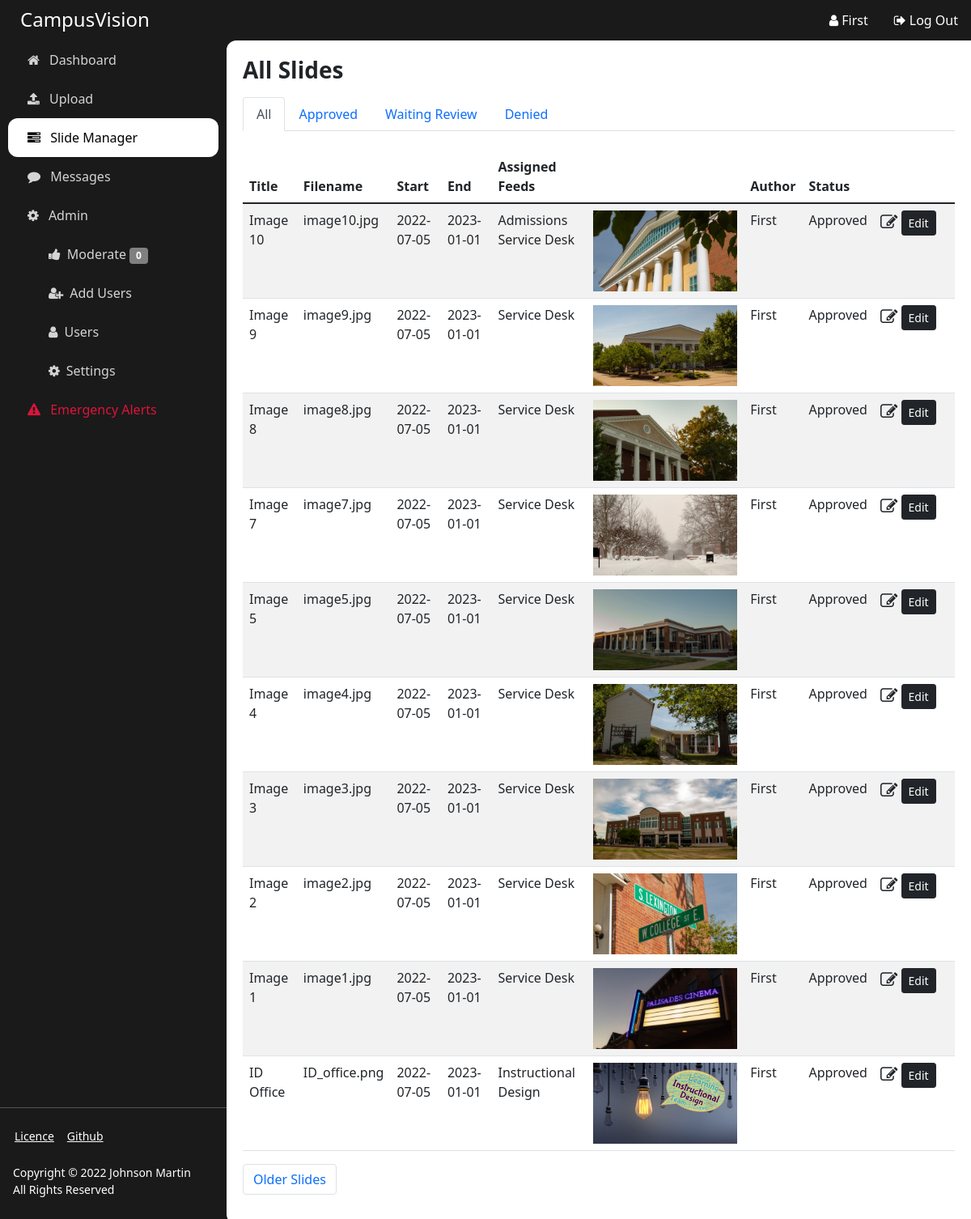
The page /manager (signed in) on the database its author committed.
### app/models.py (models this page shows)
class User(UserMixin, db.Model):
    id = db.Column(db.Integer, primary_key=True)
    email = db.Column(db.String(100), unique=True)
    password = db.Column(db.String(100))
    name = db.Column(db.String(1000))
    is_admin = db.Column(db.Integer)

class Slide(db.Model):
    id = db.Column(db.Integer, primary_key=True)
    slide_path = db.Column(db.String(1000))
    time_start = db.Column(db.String(1000))
    time_end = db.Column(db.String(1000))
    title = db.Column(db.String(1000))
    approval = db.Column(db.String(1000))
    submitted_by = db.Column(db.String(1000))
    feeds = db.Column(db.String(1000))

### app/views.py (the view)
@main.route('/manager')
@login_required
def manager():
    page = request.args.get('page', 1, type=int)
    posts = Slide.query.paginate(page, app.config['POSTS_PER_PAGE'], False)
    next_url = url_for('main.manager', page=posts.next_num) \
        if posts.has_next else None
    prev_url = url_for('main.manager', page=posts.prev_num) \
        if posts.has_prev else None
    return render_template('manager.html',
                           title='All Slides',
                           users=reversed(posts.items),
                           name=current_user.name,
                           filter=['Approved', 'Waiting Review', 'Denied'],
                           mod_count=mod_counter(),
                           next_url=next_url,
                           prev_url=prev_url)

### app/app.py (called while the page is built)
def create_app():
    app = Flask(__name__, instance_relative_config=True)
    app.config.from_pyfile('config.py')
    db.init_app(app)
    login_manager = LoginManager()
    login_manager.login_view = 'auth.login'
    login_manager.init_app(app)
    from .models import User
    @login_manager.user_loader
    def load_user(user_id):
        return User.query.get(int(user_id))
    from .auth import auth as auth_blueprint
    app.register_blueprint(auth_blueprint)
    from .views import main as main_blueprint
    app.register_blueprint(main_blueprint)
    from .api import api as api_blueprint
    app.register_blueprint(api_blueprint)
    return app

### app/utils.py (called while the page is built)
def mod_counter():
    count = 0
    for slide in reversed(Slide.query.all()):
        if slide.approval == "Waiting Review":
            count += 1
    return count

### app/templates/manager.html (shortened to what this page needs)
{% extends "base.html" %}
{% block content %}
<ul class="nav nav-tabs">
  <li class="nav-item">
    <a class="nav-link {% if request.path == '/manager' %}active{% endif %}" aria-current="page" href="/manager">All</a>
  </li>
  <li class="nav-item">
    <a class="nav-link {% if request.path == '/manager/approved' %}active{% endif %}" href="/manager/approved">Approved</a>
  </li>
  <li class="nav-item">
    <a class="nav-link {% if request.path == '/manager/waiting' %}active{% endif %}" href="/manager/waiting">Waiting Review</a>
  </li>
  <li class="nav-item">
    <a class="nav-link {% if request.path == '/manager/denied' %}active{% endif %}" href="/manager/denied">Denied</a>
  </li>
</ul>
<br>
<table id="data" class="table table-striped">
  <thead>
    <tr>
        <th>Title</th>
        <th>Filename</th>
        <th>Start</th>
        <th>End</th>
        <th>Assigned Feeds</th>
        <th></th>
        <th>Author</th>
        <th>Status</th>
      </tr>
  </thead>
  <tbody>
      {% for user in users %}
        {% if user.approval in filter %}
          <tr>
            <td>{{ user.title }}</td>
            <td>{{ user.slide_path }}</td>
            <td>{{ user.time_start }}</td>
            <td>{{ user.time_end }}</td>
            <td>{% for feed in user.feeds.strip('][').split(', ')  %}{{ feed.strip("'") }} <br> {% endfor %}</td>
            <td><img src="/static/uploads/{{ user.slide_path }}" style='height: 100px;'></td>
            <td>{{ user.submitted_by }}</td>
            <td>{{ user.approval }}</td>
            <td width="100px">
              <i class="fa fa-edit fa-lg" ></i>
              <a href="/edit/{{ user.id }}" class="btn btn-dark btn-sm">Edit</a>
            </td>
          </tr>
        {% endif %}
      {% endfor %}
    </tbody>
</table>
<nav aria-label="Page navigation example">
  <ul class="pagination">
    {% if next_url %}
    <li class="page-item"><a class="page-link" href="{{ next_url }}">Older Slides</a></li>
    {% endif %}
  </ul>
</nav>
{% endblock %}

### app/templates/base.html (shortened to what this page needs)
<!doctype html>
<html>
  <head>
    <link rel="stylesheet" href="https://cdn.jsdelivr.net/npm/bootstrap@5.1.3/dist/css/bootstrap.min.css">
    <link rel="stylesheet" href="https://cdnjs.cloudflare.com/ajax/libs/font-awesome/4.7.0/css/font-awesome.min.css">
    <link rel="stylesheet" href="{{ url_for('static', filename='main.css') }}">
  </head>
  <body>
    <main style="max-width: none; display: flex; flex-wrap: nowrap;">
      <div class="sidebar d-flex flex-column flex-shrink-0 text-white">
        <h4 class="app-title">CampusVision</h4>
        <ul class="nav nav-pills flex-column mb-auto">
          <li class="nav-item">
            <a href="/" class="nav-link side-nav {% if request.path == '/' %}active{% endif %}" aria-current="page">
              <i class="fa fa-home"></i>
              Dashboard
            </a>
          </li>
          <li>
            <a href="/upload" class="nav-link side-nav {% if request.path == '/upload' %}active{% endif %}">
              <i class="fa fa-upload"></i>
              Upload
            </a>
          </li>
          <li>
            <a href="/manager" class="nav-link side-nav {% if request.path == '/manager' %}active{% endif %}" aria-current="page">
              <i class="fa fa-tasks"></i>
              Slide Manager
            </a>
          </li>
          <li>
            <a href="/messages" class="nav-link side-nav {% if request.path == '/messages' %}active{% endif %}" aria-current="page">
              <i class="fa fa-comment"></i>
              Messages
            </a>
          </li>
          <li>
              <a href="#" class="nav-link side-nav {% if request.path == '/admin' %}active{% endif %}">
                <i class="fa fa-cog"></i>
                Admin
              </a>
              <ul class="list-unstyled nav-link" style="padding-top: 0px; padding-bottom: 0px;">
                <li>
                  <a href="/mod" class="nav-link side-nav {% if request.path == '/mod' %}active{% endif %}"><i class="fa fa-thumbs-up"></i>Moderate <span class="badge badge-info">{{ mod_count }}</span></a>
                </li>
                <li>
                  <a href="/signup" class="nav-link side-nav {% if request.path == '/signup' %}active{% endif %}"><i class="fa fa-user-plus"></i>Add Users</a>
                </li>
                <li>
                  <a href="/usermanager" class="nav-link side-nav {% if request.path == '/usermanager' %}active{% endif %}"><i class="fa fa-user"></i>Users</a>
                <li>
                  <a href="/settings" class="nav-link side-nav {% if request.path == '/settings' %}active{% endif %}"><i class="fa fa-cog"></i>Settings</a>
                </li>
              </ul>
          </li>
          <li>
            <a href="/alerts" class="nav-link side-nav {% if request.path == '/alerts' %}active{% endif %}" style="color: crimson;">
              <i class="fa fa-exclamation-triangle"></i>
              Emergency Alerts
            </a>
          </li>
        </ul>
        <hr>
        <div class="bottom-nav">
        <a href="https://www.gnu.org/licenses/gpl-3.0.en.html" class="small">Licence</a>
        <a href="https://github.com/JohnsonLM/CampusVision" class="small">Github</a>
        </div>
        <p class="small p-3">Copyright © 2022 Johnson Martin<br>All Rights Reserved</p>
      </div>
      <div class="main-body d-flex flex-column" style="flex-grow: 1;">
        <nav class="topnav navbar">
          {% if current_user.is_authenticated %}
          <a href="/profile" class="ms-auto nav-link">
            <i class="fa fa-user"></i>
            {{ name }}
          </a>
          <a href="/logout" class="mr-auto nav-link">
            <i class="fa fa-sign-out"></i>
            Log Out
          </a>
          {% else %}
          <a href="/login" class="ms-auto nav-link">
            <i class="fa fa-sign-in"></i>
            Log In
          </a>
          {% endif %}
        </nav>
          <div class="content-box" style="padding: 20px;">
          <h3 style="margin-bottom: 1rem;"><strong>{{ title }}</strong></h3>
          {% block content %}{% endblock %}
          </div>
      </div>
    </main>
  </body>
</html>

### app/static/main.css (style rules this page uses)
html { font-size: 100%; box-sizing: border-box; }
.main-body { background: #1a1a1a; }
*, *:before, *:after { box-sizing: inherit; }
.btn-primary, .side-nav { color: white; background-color: #3e1952; border: none; }
.side-nav.active { color: black !important; background-color: white !important; border: none !important; }
.nav-pills .nav-link { color: #d4d4d4; margin-right: 10px; margin-left: 10px; border-radius: 12px; }
.app-title { height: 50px; padding: 10px; margin-bottom: 0rem; padding-left: 25px; background: #1a1a1a; }
.topnav { height: 50px; background: #3e1952; color: white; background: #1a1a1a; }
.topnav a { color: white; text-align: center; padding-top: 0px; padding-bottom: 0px; }
.sidebar { background: #1a1a1a; width: 280px; min-height: 100vh; }
.side-nav i { padding: 8px; }
.content-box { border-radius: 12px 0px 0px 12px; min-height: 95vh; background: white; }
.badge-info { background-color: grey; }
.bottom-nav { display: flex; margin-left: 10px; }
.bottom-nav a { padding: 8px; color: white; }

### rows shown on the page
User: name "First"
Slide: title "Image 10", slide_path "image10.jpg", time_start "2022-07-05", time_end "2023-01-01", strip "Admissions" "Service Desk", slide_path (picture), submitted_by "First", approval "Approved"
Slide: title "Image 9", slide_path "image9.jpg", time_start "2022-07-05", time_end "2023-01-01", strip "Service Desk", slide_path (picture), submitted_by "First", approval "Approved"
Slide: title "Image 8", slide_path "image8.jpg", time_start "2022-07-05", time_end "2023-01-01", strip "Service Desk", slide_path (picture), submitted_by "First", approval "Approved"
Slide: title "Image 7", slide_path "image7.jpg", time_start "2022-07-05", time_end "2023-01-01", strip "Service Desk", slide_path (picture), submitted_by "First", approval "Approved"
Slide: title "Image 5", slide_path "image5.jpg", time_start "2022-07-05", time_end "2023-01-01", strip "Service Desk", slide_path (picture), submitted_by "First", approval "Approved"
Slide: title "Image 4", slide_path "image4.jpg", time_start "2022-07-05", time_end "2023-01-01", strip "Service Desk", slide_path (picture), submitted_by "First", approval "Approved"
Slide: title "Image 3", slide_path "image3.jpg", time_start "2022-07-05", time_end "2023-01-01", strip "Service Desk", slide_path (picture), submitted_by "First", approval "Approved"
Slide: title "Image 2", slide_path "image2.jpg", time_start "2022-07-05", time_end "2023-01-01", strip "Service Desk", slide_path (picture), submitted_by "First", approval "Approved"
Slide: title "Image 1", slide_path "image1.jpg", time_start "2022-07-05", time_end "2023-01-01", strip "Service Desk", slide_path (picture), submitted_by "First", approval "Approved"
Slide: title "ID Office", slide_path "ID_office.png", time_start "2022-07-05", time_end "2023-01-01", strip "Instructional Design", slide_path (picture), submitted_by "First", approval "Approved"

### other values the page prints
{{ mod_count }} "0"
{{ title }} "All Slides"
